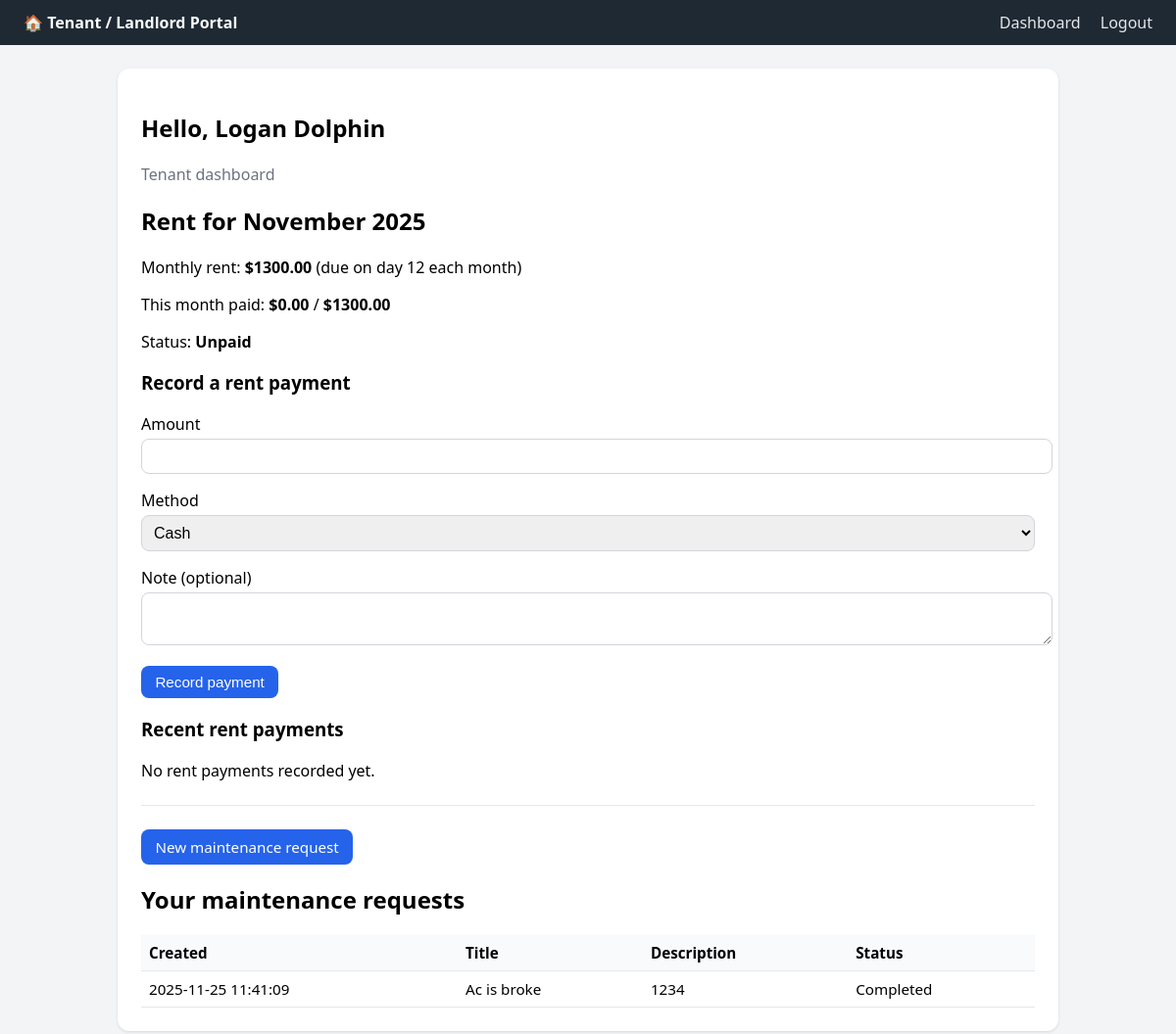
Screenshot of /tenant (signed in) with the database file from the repository.
### tables this page shows
CREATE TABLE users (
            id INTEGER PRIMARY KEY AUTOINCREMENT,
            username TEXT UNIQUE NOT NULL,
            password TEXT NOT NULL,
            role TEXT NOT NULL CHECK(role IN ('tenant', 'landlord')),
            full_name TEXT
        );

CREATE TABLE leases (
            id INTEGER PRIMARY KEY AUTOINCREMENT,
            tenant_id INTEGER NOT NULL,
            landlord_id INTEGER NOT NULL,
            monthly_rent REAL NOT NULL,
            due_day INTEGER NOT NULL DEFAULT 1,
            start_date DATE,
            end_date DATE,
            is_active INTEGER NOT NULL DEFAULT 1,
            FOREIGN KEY (tenant_id) REFERENCES users(id),
            FOREIGN KEY (landlord_id) REFERENCES users(id)
        );

CREATE TABLE maintenance_requests (
            id INTEGER PRIMARY KEY AUTOINCREMENT,
            tenant_id INTEGER NOT NULL,
            title TEXT NOT NULL,
            description TEXT NOT NULL,
            status TEXT NOT NULL DEFAULT 'Open',
            created_at TIMESTAMP DEFAULT CURRENT_TIMESTAMP,
            FOREIGN KEY (tenant_id) REFERENCES users(id)
        );

### app.py (the view)
@app.route('/tenant')
@login_required(role='tenant')
def tenant_dashboard():
    user = get_current_user()
    db = get_db()
    logger.debug("Loading tenant dashboard for tenant id=%s", user['id'])
    requests = db.execute(
        "SELECT * FROM maintenance_requests WHERE tenant_id = ? ORDER BY created_at DESC",
        (user['id'],)
    ).fetchall()
    month, year, month_label = get_current_month_year()
    lease = get_active_lease_for_tenant(user['id'])
    rent_paid = 0
    rent_status = None
    recent_payments = []
    if lease:
        rent_paid, rent_status = get_rent_status_for_lease(
            lease['id'], lease['monthly_rent'], month, year
        )
        recent_payments = get_recent_rent_payments_for_tenant(user['id'], limit=5)
    else:
        logger.warning("No active lease found for tenant id=%s", user['id'])
    return render_template(
        'tenant_dashboard.html',
        user=user,
        requests=requests,
        lease=lease,
        rent_month_label=month_label,
        rent_paid=rent_paid,
        rent_status=rent_status,
        recent_payments=recent_payments
    )

### app.py (called while the page is built)
def get_db():
    if 'db' not in g:
        logger.debug("Opening new database connection.")
        g.db = sqlite3.connect(app.config['DATABASE'])
        g.db.row_factory = sqlite3.Row
    return g.db

def get_current_month_year():
    today = datetime.date.today()
    month_label = today.strftime("%B %Y")
    return today.month, today.year, month_label

def get_active_lease_for_tenant(tenant_id):
    db = get_db()
    lease = db.execute(
        """
        SELECT l.*, t.full_name as tenant_name, ll.full_name as landlord_name
        FROM leases l
        JOIN users t ON t.id = l.tenant_id
        JOIN users ll ON ll.id = l.landlord_id
        WHERE l.tenant_id = ? AND l.is_active = 1
        ORDER BY l.id DESC
        LIMIT 1
        """,
        (tenant_id,)
    ).fetchone()
    logger.debug("Active lease for tenant_id %s: %s", tenant_id, dict(lease) if lease else None)
    return lease

def get_rent_status_for_lease(lease_id, monthly_rent, month, year):
    db = get_db()
    row = db.execute(
        """
        SELECT COALESCE(SUM(CASE WHEN status = 'Paid' THEN amount ELSE 0 END), 0) as paid
        FROM rent_payments
        WHERE lease_id = ? AND month = ? AND year = ?
        """,
        (lease_id, month, year)
    ).fetchone()
    paid = row['paid'] if row else 0
    if paid >= monthly_rent:
        status = 'Paid'
    elif paid > 0:
        status = 'Partial'
    else:
        status = 'Unpaid'
    logger.debug(
        "Rent status for lease_id=%s month=%s year=%s: paid=%.2f status=%s (monthly_rent=%.2f)",
        lease_id, month, year, paid, status, monthly_rent
    )
    return paid, status

def get_recent_rent_payments_for_tenant(tenant_id, limit=5):
    db = get_db()
    rows = db.execute(
        """
        SELECT rp.*, l.monthly_rent
        FROM rent_payments rp
        JOIN leases l ON l.id = rp.lease_id
        WHERE l.tenant_id = ?
        ORDER BY rp.paid_at DESC
        LIMIT ?
        """,
        (tenant_id, limit)
    ).fetchall()
    logger.debug("Loaded %d recent rent payments for tenant_id=%s", len(rows), tenant_id)
    return rows

def get_current_user():
    user_id = session.get('user_id')
    if not user_id:
        logger.debug("No user_id in session.")
        return None
    db = get_db()
    user = db.execute("SELECT * FROM users WHERE id = ?", (user_id,)).fetchone()
    logger.debug("Loaded current user from DB: %s", dict(user) if user else None)
    return user

### templates/tenant_dashboard.html (shortened to what this page needs)
{% extends "base.html" %}
{% block content %}
  <section class="card">
    <h1>Hello, {{ user.full_name or user.username }}</h1>
    <p class="subtitle">Tenant dashboard</p>
    <h2>Rent for {{ rent_month_label }}</h2>
    {% if lease %}
      <p>
        Monthly rent:
        <strong>${{ '%.2f'|format(lease.monthly_rent or 0) }}</strong>
        (due on day {{ lease.due_day }} each month)
      </p>
      <p>
        This month paid:
        <strong>${{ '%.2f'|format(rent_paid or 0) }}</strong>
        /
        <strong>${{ '%.2f'|format(lease.monthly_rent or 0) }}</strong>
      </p>
      <p>Status: <strong>{{ rent_status }}</strong></p>
      <h3>Record a rent payment</h3>
      <form method="post" action="{{ url_for('tenant_pay_rent') }}" class="form">
        <label>
          Amount
          <input type="number" step="0.01" name="amount" required>
        </label>
        <label>
          Method
          <select name="method">
            <option value="Cash">Cash</option>
          </select>
        </label>
        <label>
          Note (optional)
          <textarea name="note" rows="2"></textarea>
        </label>
        <button class="button primary" type="submit">Record payment</button>
      </form>
      <h3>Recent rent payments</h3>
      {% if recent_payments %}
        <table class="table">
          <thead>
            <tr>
              <th>Paid at</th>
              <th>Amount</th>
              <th>Month</th>
              <th>Year</th>
              <th>Method</th>
              <th>Note</th>
            </tr>
          </thead>
          <tbody>
            {% for p in recent_payments %}
              <tr>
                <td>{{ p.paid_at }}</td>
                <td>${{ '%.2f'|format(p.amount or 0) }}</td>
                <td>{{ p.month }}</td>
                <td>{{ p.year }}</td>
                <td>{{ p.method }}</td>
                <td>{{ p.note }}</td>
              </tr>
            {% endfor %}
          </tbody>
        </table>
      {% else %}
        <p>No rent payments recorded yet.</p>
      {% endif %}
    {% else %}
      <p>No active lease found. Please contact your landlord.</p>
    {% endif %}
    <hr class="section-divider">
    <p>
      <a class="button primary" href="{{ url_for('new_request') }}">New maintenance request</a>
    </p>
    <h2>Your maintenance requests</h2>
    {% if requests %}
      <table class="table">
        <thead>
          <tr>
            <th>Created</th>
            <th>Title</th>
            <th>Description</th>
            <th>Status</th>
          </tr>
        </thead>
        <tbody>
          {% for r in requests %}
            <tr>
              <td>{{ r.created_at }}</td>
              <td>{{ r.title }}</td>
              <td>{{ r.description }}</td>
              <td>{{ r.status }}</td>
            </tr>
          {% endfor %}
        </tbody>
      </table>
    {% else %}
      <p>You have no maintenance requests yet.</p>
    {% endif %}
  </section>
{% endblock %}

### static/style.css (style rules this page uses)
body { font-family: system-ui, -apple-system, BlinkMacSystemFont, "Segoe UI", sans-serif; margin: 0; background: #f3f4f6; }
.card { background: #ffffff; border-radius: 0.75rem; padding: 1.5rem; box-shadow: 0 1px 3px rgba(15, 23, 42, 0.12); }
.subtitle { color: #6b7280; margin-top: 0; }
.form label { display: block; text-align: left; margin-bottom: 1rem; }
.form input, .form textarea, .form select { width: 100%; margin-top: 0.25rem; padding: 0.5rem; border-radius: 0.5rem; border: 1px solid #d1d5db; font-size: 1rem; }
.button { display: inline-block; padding: 0.5rem 0.9rem; border-radius: 0.5rem; border: none; background: #e5e7eb; cursor: pointer; text-decoration: none; color: #111827; font-size: 0.95rem; }
.button.primary { background: #2563eb; color: #ffffff; }
.table { width: 100%; border-collapse: collapse; margin-top: 1rem; font-size: 0.95rem; }
.table th, .table td { border-bottom: 1px solid #e5e7eb; padding: 0.5rem; text-align: left; vertical-align: top; }
.table th { background: #f9fafb; }
.section-divider { margin: 1.5rem 0; border: 0; border-top: 1px solid #e5e7eb; }

### rows the page displays
users: full_name "Logan Dolphin"
leases: monthly_rent "1300.00", due_day "12"
maintenance_requests: created_at "2025-11-25 11:41:09", title "Ac is broke", description "1234", status "Completed"

### other values shown
{{ rent_month_label }} "November 2025"
{{ '%.2f'|format(rent_paid or 0) }} "0.00"
{{ rent_status }} "Unpaid"
